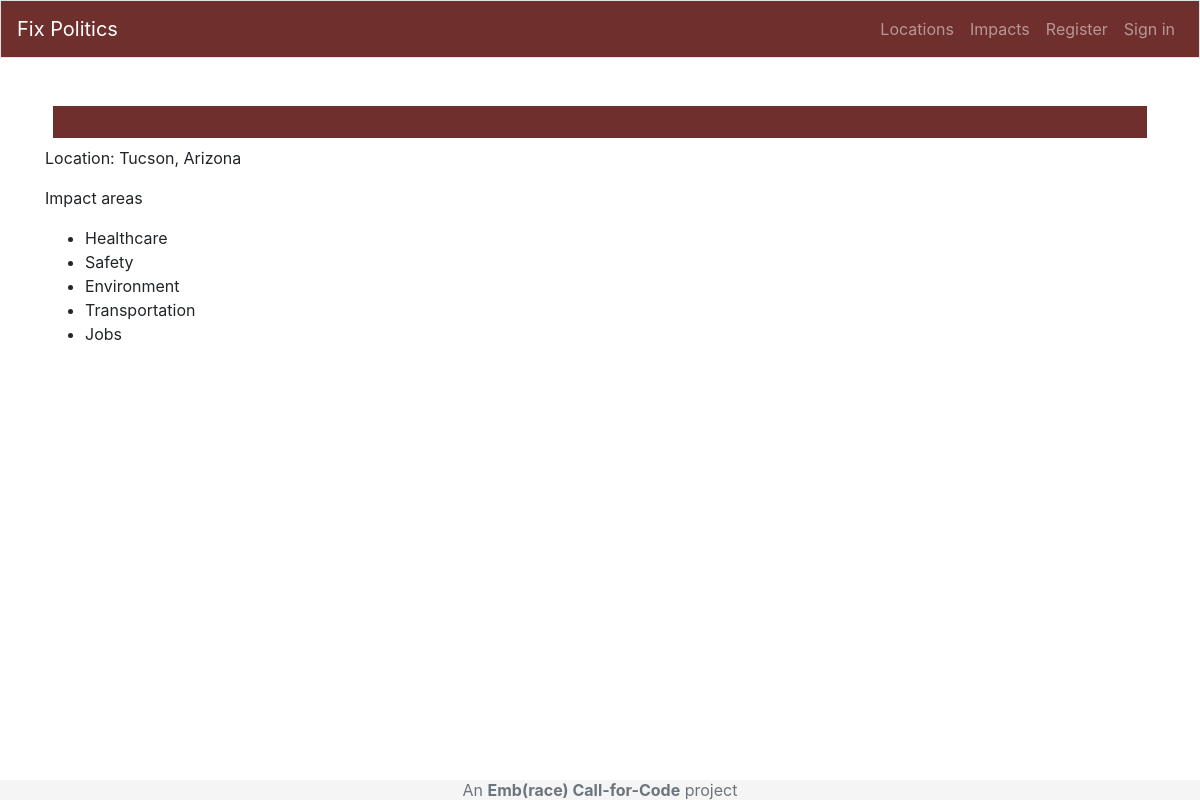
/criteria/144/, run on the app's committed database.
### fixpol/models.py (models this page shows, shortened)
class Criteria(models.Model):
    class Meta:
        app_label = 'fixpol'
        verbose_name_plural = "criteria"  # plural of criteria
    text = models.CharField(max_length=200, unique=True, null=True, blank=True)
    location = models.ForeignKey('fixpol.Location', null=True,
        related_name='criteria', on_delete=models.CASCADE)
    impacts = models.ManyToManyField(Impact)

class Location(models.Model):
    class Meta:
        app_label = 'fixpol'
    desc = models.CharField(max_length=80)
    shortname = models.CharField(max_length=20)
    hierarchy = models.CharField(max_length=200,unique=True)
    govlevel = models.CharField(max_length=80)
    parent = models.ForeignKey('self', null=True,
            related_name='locations', on_delete=models.PROTECT)
    date_added = models.DateTimeField(auto_now_add=True)
    def __str__(self):
        return self.desc

class Impact(models.Model):
    class Meta:
        app_label = 'fixpol'
    text = models.CharField(max_length=80, unique=True)
    date_added = models.DateTimeField(auto_now_add=True)
    def __str__(self):
        return self.text

### fixpol/views.py (the view)
# urls.py: path('criteria/<int:search_id>/',
def criteria(request, search_id):
    criteria = Criteria.objects.get(id=search_id)
    context = {'criteria': criteria}
    return render(request, 'criteria.html', context)

### fixpol/templates/criteria.html
{% extends "base-tony.html" %}
{% block content %}
<p>Location: {{ criteria.location }}</p>
<p>Impact areas</p>
<ul>
{% for impact in criteria.impacts.all %}
 <li>{{ impact }}</li>
 {% empty %}
 <li>No impacts have been specified.</li>
{% endfor %}
</ul>
{% endblock content %}

### data on the page
Criteria: location "Tucson, Arizona"
Impact: text "Healthcare"
Impact: text "Safety"
Impact: text "Environment"
Impact: text "Transportation"
Impact: text "Jobs"
